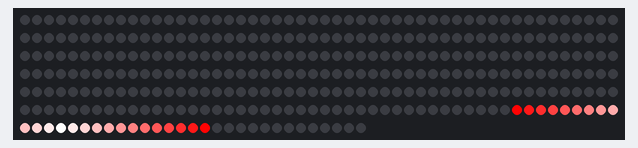
Recording of a program running on a simulated Raspberry Pi (BCM pin numbers). Parts: 329 RGB LEDs in strip order, left to right, continuing on the next row. Random numbers come from a fixed seed; what the program prints to the terminal is not drawn.

Above: at 0.5 s.

The program:

fireworks.py
```python
#!/usr/bin/env python3
# An implementation using the rpi_ws281x library.
# Based on examples provided by: https://github.com/jgarff/rpi_ws281x

import time
from rpi_ws281x import *
import argparse
import random

# LED strip configuration:
LED_COUNT      = 329     # Number of LED pixels.
LED_PIN        = 18      # GPIO pin connected to the pixels (18 uses PWM!).
LED_FREQ_HZ    = 800000  # LED signal frequency in hertz (usually 800khz)
LED_DMA        = 10      # DMA channel to use for generating signal (try 10)
LED_BRIGHTNESS = 255     # Set to 0 for darkest and 255 for brightest
LED_INVERT     = False   # True to invert the signal (when using NPN transistor level shift)
LED_CHANNEL    = 0       # set to '1' for GPIOs 13, 19, 41, 45 or 53

def allPixels(strip, color):
    for pixel in range(strip.numPixels()):
        strip.setPixelColor(pixel, color)
    strip.show()

def radiate(strip, color, index, radius):
    strip.setPixelColor(index-radius, color)
    strip.setPixelColor(index+radius, color)
    strip.show()

def animate(strip, index, radius):
    colorList = colorSequence(radius)
    for radial in range(0, radius+1):
        radiate(strip, colorList[radial], index, radial)
        time.sleep(20/1000.0)

def colorSequence(length):
    step = int(255 / length)
    colorList = [[],[],[]]
    for graduation in range(0, length + 1):
        colorList[0].append(Color(255, 255 - step * graduation, 255 - step * graduation))
    for graduation in range(0, length + 1):
        colorList[1].append(Color(255 - step * graduation, 255, 255 - step * graduation))
    for graduation in range(0, length + 1):
        colorList[2].append(Color(255 - step * graduation, 255 - step * graduation, 255))
    return colorList[random.randint(0,2)]

if __name__ == '__main__':
    parser = argparse.ArgumentParser()
    parser.add_argument('-c', '--clear', action='store_true', help='clear the display on exit')
    args = parser.parse_args()
    strip = Adafruit_NeoPixel(LED_COUNT, LED_PIN, LED_FREQ_HZ, LED_DMA, LED_INVERT, LED_BRIGHTNESS, LED_CHANNEL)
    strip.begin()

    print ('Press Ctrl-C to quit.')
    try:
        while True:
            allPixels(strip, Color(0, 0, 0))
            for iteration in range(10):
                random.seed()
                radius = random.randint(4,50)
                index = random.randint(radius,LED_COUNT-radius)
                animate(strip, index, radius)
                time.sleep(1000/1000.0)

    except KeyboardInterrupt:
        allPixels(strip, Color(0, 0, 0))
```
